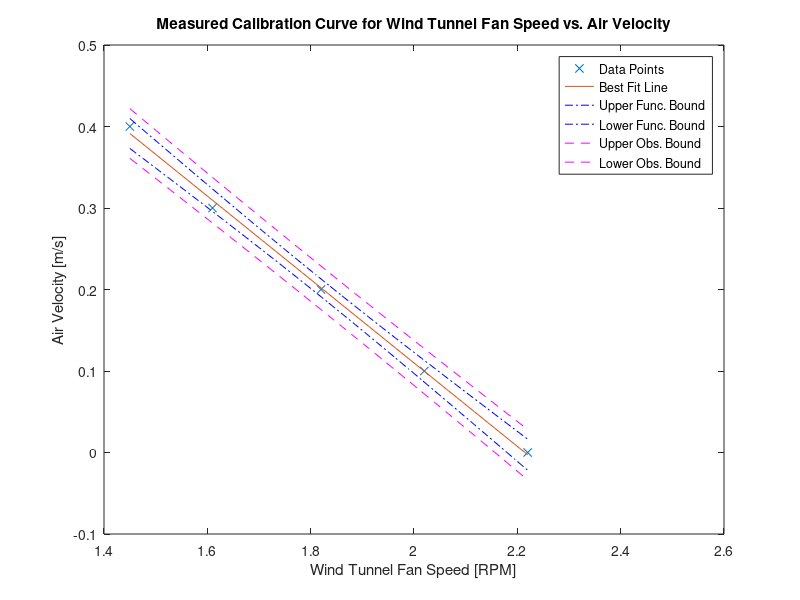

The MATLAB script that drew this image:
%% Author: Team 22
%% Date: 25th Feb 2026
%% Purpose: Measured Calibration Curve for Wind Tunnel Fan Speed vs. Air Velocity


% We will create x vector as the RPM and y vector as the air velocity
x = [2.22 2.02 1.82 1.61 1.45]; % Wind Tunnel Fan Speed [RPM]
y = [0 0.1 0.2 0.3 0.4]; % Air Velocity [m/s]

%% The follow code was credited to Prof. Spencer code given in the E80
%% Website
confLev = 0.95; % The confidence level
N = length(y); % The number of data points
xbar = mean(x);
ybar = mean(y);
Sxx = dot((x-xbar),(x-xbar));
%Sxx = (x-xbar)*transpose(x-xbar);
% beta1 is the estimated best slope of the best-fit line
beta1 = dot((x-xbar),(y-ybar))/Sxx
% beta1 = ((x-xbar)*transpose(y-ybar))/Sxx
% beta0 is the estimated best-fit y-intercept of the best fit line
beta0 = ybar - beta1*xbar
yfit = beta0 + beta1*x;
SSE = dot((y - yfit),(y - yfit)) % Sum of the squared residuals
% SSE = (y - yfit)*transpose(y - yfit) % Sum of the squared residuals
Se = sqrt(SSE/(N-2)) % The Root Mean Square Residual
Sbeta0 = Se*sqrt(1/N + xbar^2/Sxx)
Sbeta1 = Se/sqrt(Sxx)
% tinv defaults to 1-sided test. We need 2-sises, hence:(1-0.5*(1-confLev))
StdT = tinv((1-0.5*(1-confLev)),N-2) % The Student's t factor
lambdaBeta1 = StdT*Sbeta1 % The 1/2 confidence interval on beta1
lambdaBeta0 = StdT*Sbeta0 % The 1/2 confidence interval on beta0
range = max(x) - min(x);
xplot = min(x):range/30:max(x); % Generate array for plotting
yplot = beta0 + beta1*xplot; % Generate array for plotting
Syhat = Se*sqrt(1/N + (xplot - xbar).*(xplot - xbar)/Sxx);
lambdayhat = StdT*Syhat;
Sy = Se*sqrt(1+1/N + (xplot - xbar).*(xplot - xbar)/Sxx);
lambday = StdT*Sy;
figure(1)
plot(x,y,'x')
hold on
plot(xplot,yplot)
plot(xplot,yplot+lambdayhat,'-.b',xplot,yplot-lambdayhat,'-.b')
plot(xplot,yplot+lambday,'--m',xplot,yplot-lambday,'--m')
xlabel('Wind Tunnel Fan Speed [RPM]')
ylabel('Air Velocity [m/s]')
if beta1 > 0 % Fix this
    location = 'northwest';
else
    location = 'northeast';
end
legend('Data Points','Best Fit Line','Upper Func. Bound',...
    'Lower Func. Bound', 'Upper Obs. Bound', 'Lower Obs. Bound',...
    'Location', location)
title("Measured Calibration Curve for Wind Tunnel Fan Speed vs. Air Velocity")
hold off
